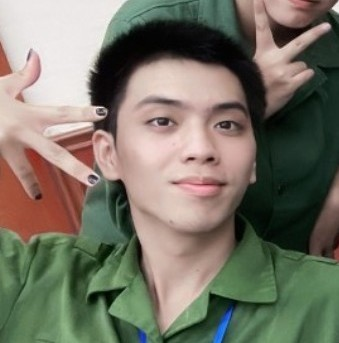
#> input picture Model/test_image/IMG_20221228_224730~2.jpg, 339 x 343 px, found by its file name
$ jupyter execute --allow-errors Student_Image_Classifier.ipynb   (shell and % lines are left out)
#> lines starting #> are read from the running program, lines starting #| are printed output that depends on the picture
# 1. Data Cleaning (Làm sạch dữ liệu)

**Nhập thư viện**

[cell 1]
import numpy as np
import cv2
import matplotlib
from matplotlib import pyplot as plt

**Kiểm tra ảnh Test**

[cell 2]
img = cv2.imread("./Model/test_image/IMG_20221228_224730~2.jpg")
#> img is the input picture: shape (343, 339, 3); mean B, G, R 102.6, 116.5, 120.3
img.shape
#> Out = (343, 339, 3)

[cell 3]
plt.imshow(img)

[cell 4]
# Translate Image to gray
gray = cv2.cvtColor(img, cv2.COLOR_BGR2GRAY)
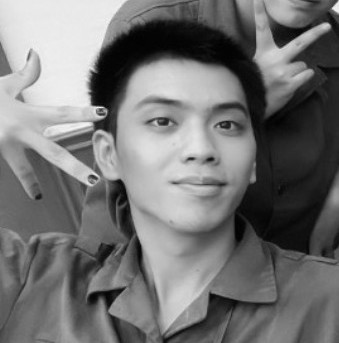
#> gray: shape (343, 339); min 0, max 250, mean 116
print(gray.shape)
#| (343, 339)
gray

[cell 5]
# Plot image using matplotlib
plt.imshow(gray, cmap='gray')

**Sử dụng haarcascade để nhận diện khuôn mặt**

[cell 6]
face_cascade = cv2.CascadeClassifier("./Model/opencv/haarcascades/haarcascade_frontalface_default.xml")

faces = face_cascade.detectMultiScale(gray, 1.3, 5)
#> faces = [[111, 57, 168, 168]]
faces
#> Out = [[111, 57, 168, 168]]

[cell 7]
# Check Face Position
(x, y, w, h) = faces[0]
#> x = 111; y = 57; w = 168; h = 168
x, y, w, h
#> Out = (111, 57, 168, 168)

[cell 8]
# Draw that face (Detect Face)
face_img = cv2.rectangle(img, (x, y), (x+w, y+h), (255, 0, 0), 2)
plt.imshow(face_img)

[cell 9]
# Cropped Face
for (x, y, w, h) in faces:
  roi_color = img[y:y+h, x:x+w]
#> this loop made 1 pass
#> pass 1, `roi_color = img[y:y+h, x:x+w]`:
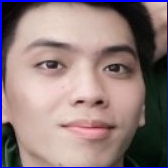
#> roi_color: shape (168, 168, 3); mean B, G, R 124.2, 122.2, 142.9

plt.imshow(roi_color, cmap='gray')

**Tạo ra 1 hàm dùng để chạy qua tất cả các ảnh và lấy được ảnh với khuôn mặt**

[cell 10]
def get_faces(image_path):
  img = cv2.imread(image_path)
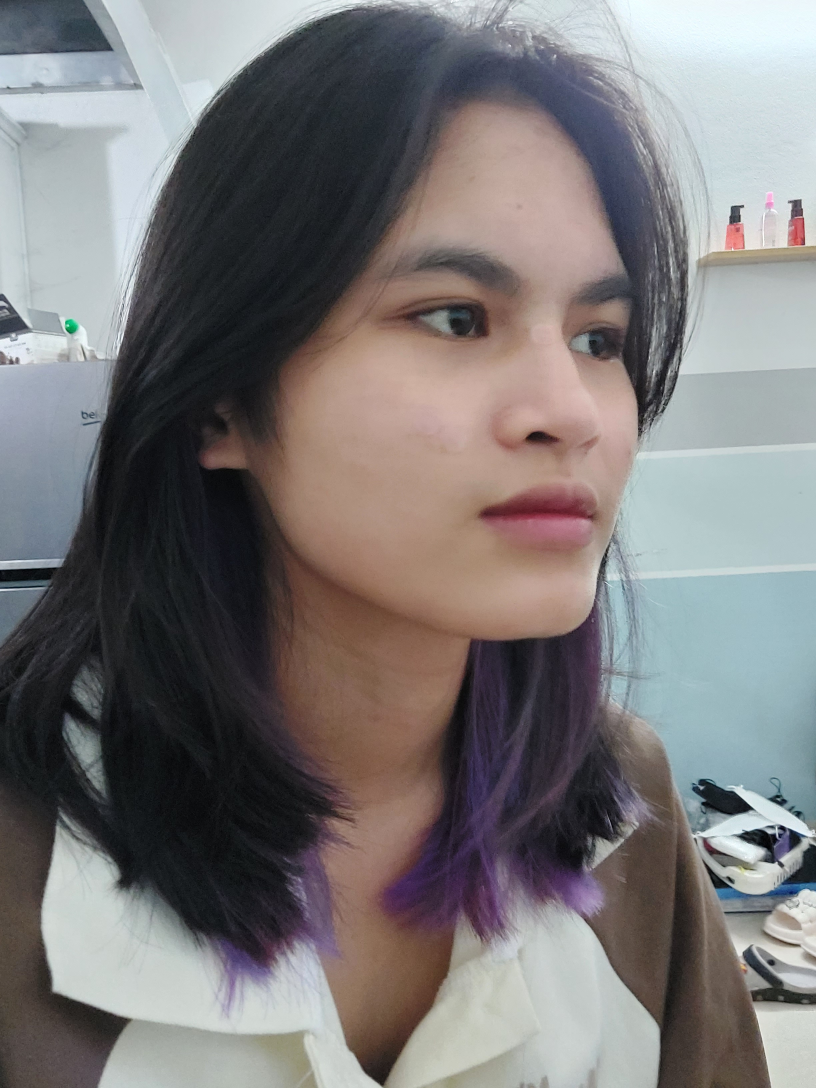
#> input picture Model/dataset/DinhKhaVy_20002183/20230508_132421.jpg, 2448 x 3264 px (shown at 1/3 size)
#> img is the input picture: shape (3264, 2448, 3); mean B, G, R 119.1, 118.9, 122.4
  gray = cv2.cvtColor(img, cv2.COLOR_BGR2GRAY)
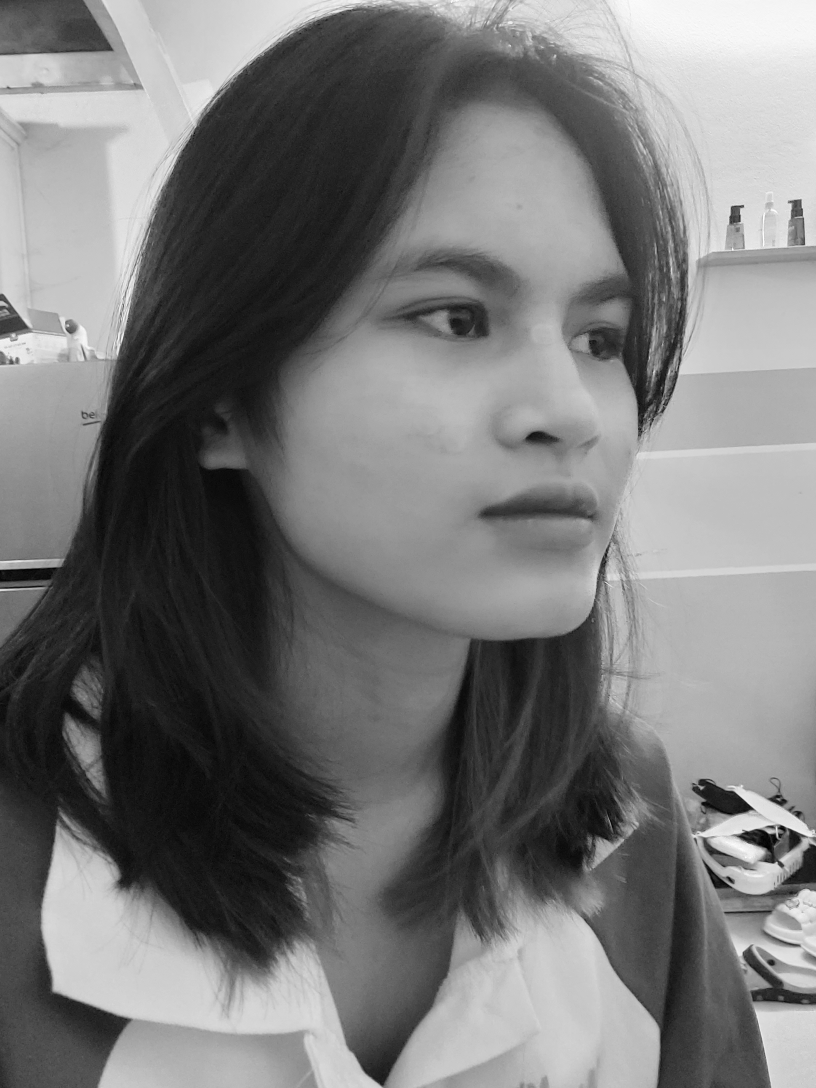
#> gray: shape (3264, 2448) (shown at 1/3 size); min 0, max 255, mean 120
  faces = face_cascade.detectMultiScale(gray, 1.3, 5)
#> faces = [[925, 459, 1320, 1320]]
  for (x, y, w, h) in faces:
    roi_color = img[y:y+h, x:x+w]
    if len(roi_color) >= 1:
      return roi_color
#> this loop made 1 pass
#> pass 1, in get_faces, `roi_color = img[y:y+h, x:x+w]`:
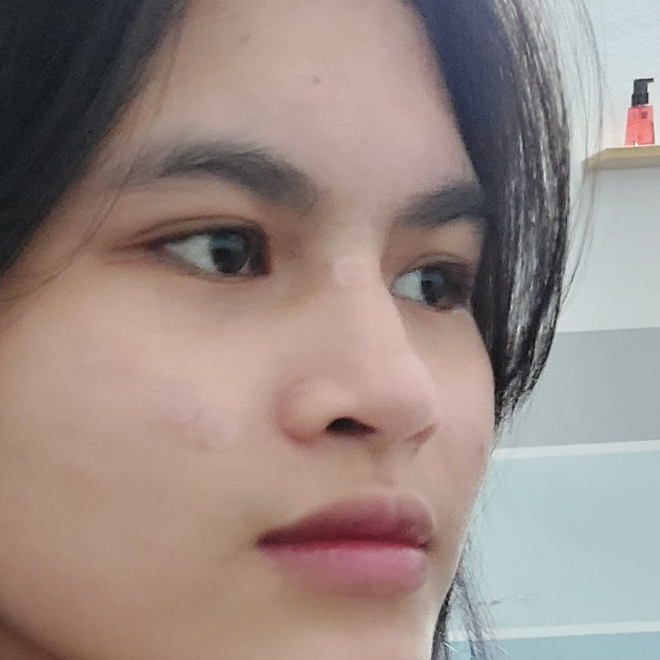
#> roi_color: shape (1320, 1320, 3) (shown at 1/2 size); mean B, G, R 132.1, 137.7, 153.3
#> this loop made 1 pass
#> pass 1, in get_faces (call 4), `roi_color = img[y:y+h, x:x+w]`:
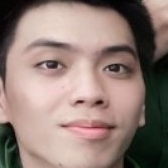
#> roi_color: shape (168, 168, 3); mean B, G, R 117.4, 124.6, 145.5

**Lưu tất cả ảnh đã được nhận diện bằng haarcascade vào 1 folder**

[cell 11]
# Initialize some variable
path_to_data = "./Model/dataset/"
path_to_cr_data = "./Model/dataset/haar_face/"

[cell 12]
# Store all subfolders in a python list
import os

img_dirs = []

for entry in os.scandir(path_to_data):
  if entry.is_dir():
    img_dirs.append(entry.path)

[cell 13]
# Check img_dirs
img_dirs

[cell 14]
# Create face folder if not exists
import shutil

if os.path.exists(path_to_cr_data):
  shutil.rmtree(path_to_cr_data)

os.mkdir(path_to_cr_data)

[cell 15]
# Iterate through each of these image directory

cropped_image_dirs = []
student_file_names_dict = {}

for img_dir in img_dirs:
  count = 1
  student_name = img_dir.split('/')[-1]
  print(student_name)

  student_file_names_dict[student_name] = []

  for entry in os.scandir(img_dir):
    roi_color = get_faces(entry.path)
    if roi_color is not None:
      cropped_folder = path_to_cr_data + student_name
      if not os.path.exists(cropped_folder):
        os.makedirs(cropped_folder)
        cropped_image_dirs.append(cropped_folder)
        print("Generating cropped images in folder : ", cropped_folder)

      cropped_file_name = student_name + "_" + str(count) + ".png"
      cropped_file_path = cropped_folder + "/" + cropped_file_name

      cv2.imwrite(cropped_file_path, roi_color)
      student_file_names_dict[student_name].append(cropped_file_path)

      count += 1

# 2. Feature Engineering (Trích xuất đặc trưng)

**Nhập thư viện**

[cell 16]
import numpy as np
import pywt
import cv2

**Wavelet Transform**

[cell 17]
def w2d(img, mode='haar', level=1):
#> called with mode = 'db1', level = 5
  imArray = img
  '''
    Datatype conversions
  '''
  # Convert to gray scale
  imArray = cv2.cvtColor(imArray, cv2.COLOR_BGR2GRAY)
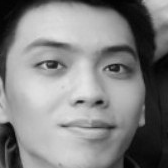
#> imArray: shape (168, 168); min 0, max 228, mean 130
  # Convert to float
  imArray = np.float32(imArray)
  imArray = imArray / 255

  # Compute Coefficients
  coeffs = pywt.wavedec2(imArray, mode, level=level)

  # Process Coefficients
  coeffs_H = list(coeffs)
  coeffs_H[0] *= 0;

  # Reconstruction
  imArray_H = pywt.waverec2(coeffs_H, mode);
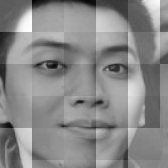
#> imArray_H: shape (168, 168) float32; min -0.655, max 0.564, mean 5.41e-10; drawn with min black and max white
  imArray_H *= 255;
  imArray_H = np.uint8(imArray_H)
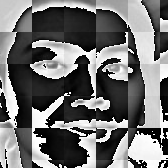
#> imArray_H: shape (168, 168); min 0, max 255, mean 111.9

  return imArray_H

[cell 18]
# Test wavelet function
cropped_image = get_faces("./Model/test_image/IMG_20221228_224730~2.jpg")
im_har = w2d(cropped_image, 'db1', 5)
plt.imshow(im_har, cmap='gray')

**Biến đổi tất cả ảnh sử dụng wavelet transform thay vì 1 ảnh như trên**

[cell 19]
student_file_names_dict

[cell 20]
# Manually examine cropped folder and delete any unwanted image
student_file_names_dict = {}

for img_dir in cropped_image_dirs:
  student_name = img_dir.split('/')[-1]
  file_list = []
  for entry in os.scandir(img_dir):
    file_list.append(entry.path)
  student_file_names_dict[student_name] = file_list

student_file_names_dict

**Gán cho mỗi sinh viên 1 con số**

[cell 21]
class_dict = {}
count = 0
for student_name in student_file_names_dict.keys():
  class_dict[student_name] = count
  count += 1
class_dict
